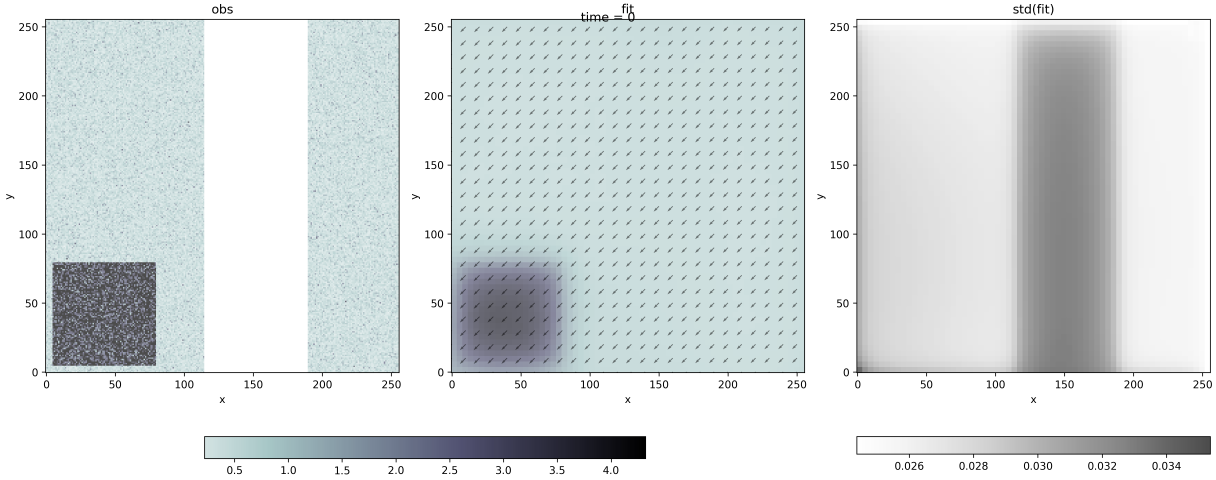
#> input picture src/fig/block_frames/nn/frame_00.png, 4864 x 1920 px (shown at 1/4 size)
$ python stitch_columns.py nn/frame_00.png nn/frame_01.png nn/frame_01.png
#> lines starting #> are read from the running program, lines starting #| are printed output that depends on the picture
import argparse
from pathlib import Path

from PIL import Image


def crop_x_range(image, left, right):
    if left < 0 or right > image.width or left >= right:
        raise ValueError(
            f"Invalid crop range [{left}, {right}] for image width {image.width}"
        )
    return image.crop((left, 0, right, image.height))


def stitch_columns(image_paths, out_path):
    if len(image_paths) != 3:
        raise ValueError("Expected exactly three stacked images")

    images = [Image.open(path).convert("RGBA") for path in image_paths]
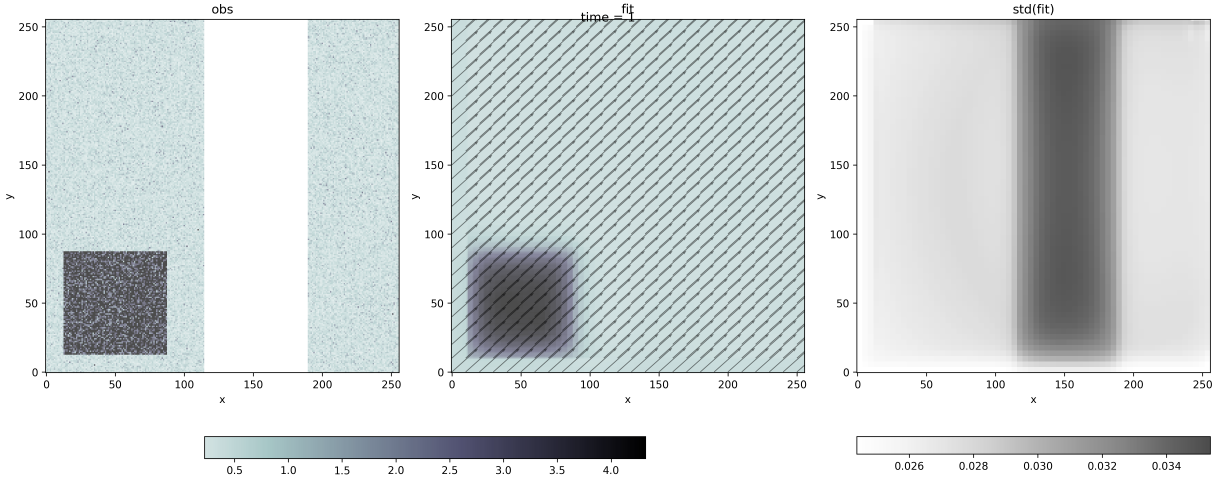
#> input picture src/fig/block_frames/nn/frame_01.png, 4864 x 1920 px (shown at 1/4 size)
#> images = 3 items
    common_height = min(image.height for image in images)
#> common_height = 1920
    if common_height <= 0:
        raise ValueError("Images must have positive height")

    trimmed = [image.crop((0, 0, image.width, common_height)) for image in images]
#> trimmed = 3 items
    panels = [
        crop_x_range(trimmed[0], 0, 3253),
        crop_x_range(trimmed[1], 1625, 3253),
        crop_x_range(trimmed[2], 1625, 3253),
    ]
#> in crop_x_range, `return image.crop((left, 0, right, image.height))`:
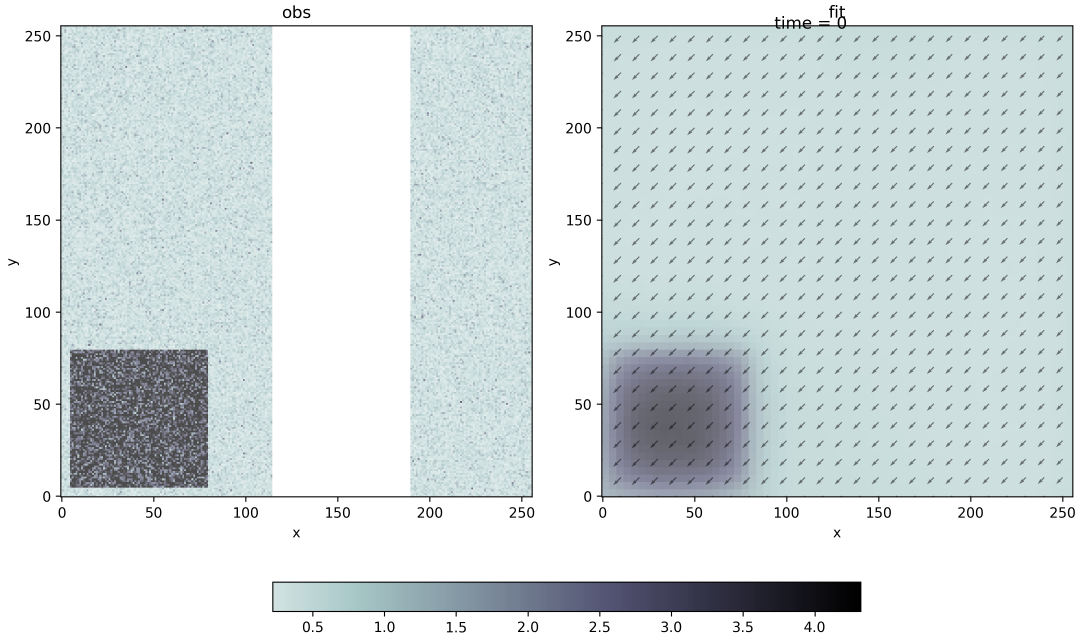
#> returned value: PIL image 3253x1920 RGBA (shown at 1/3 size); mean R, G, B, A 214.4, 223.1, 224.1, 255
#> call 2 of crop_x_range, with left = 1625, right = 3253
#> in crop_x_range (call 2), `return image.crop((left, 0, right, image.height))`:
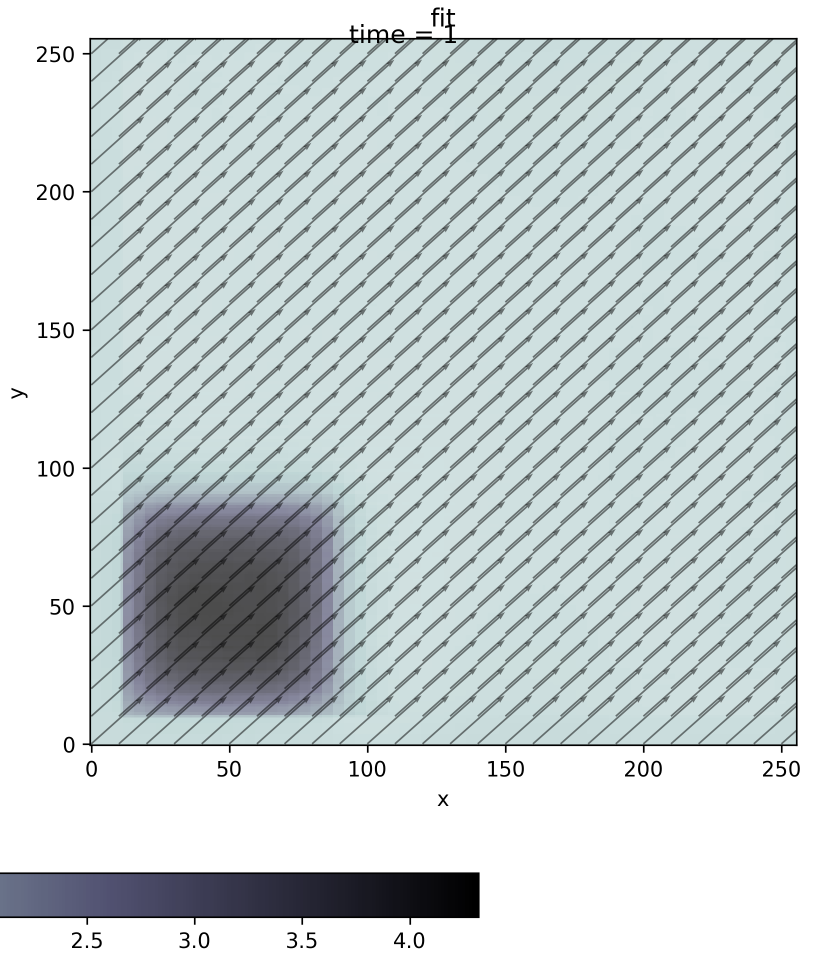
#> returned value: PIL image 1628x1920 RGBA (shown at 1/2 size); mean R, G, B, A 199, 208.3, 209.4, 255

    total_width = sum(panel.width for panel in panels)
#> total_width = 6509
    out = Image.new("RGBA", (total_width, common_height), (255, 255, 255, 255))
#> out: PIL image 6509x1920 RGBA; every value is 255

    x = 0
    for panel in panels:
        out.paste(panel, (x, 0))
        x += panel.width
#> this loop made 3 passes
#> x on passes 1 to 3: 3253, 4881, 6509
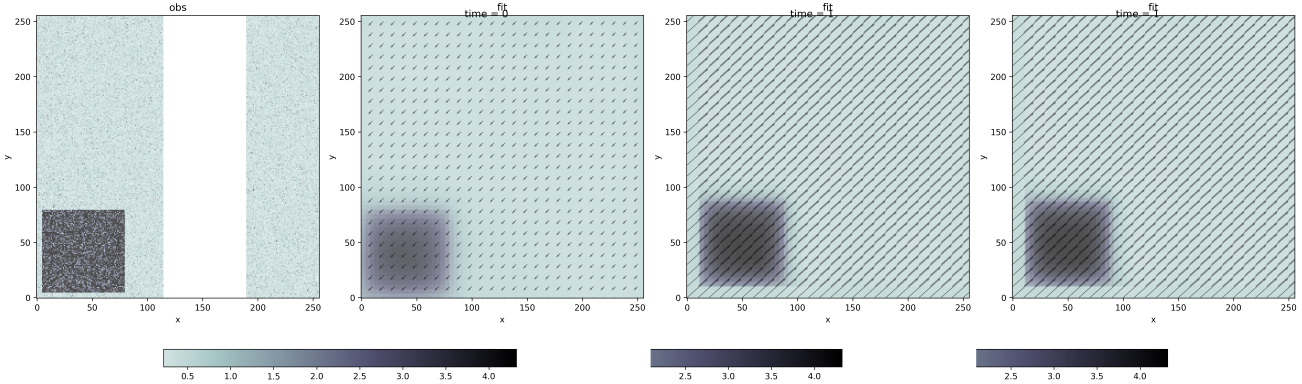
#> out: PIL image 6509x1920 RGBA (shown at 1/5 size); mean R, G, B, A 206.7, 215.7, 216.8, 255
#> after the loop, x = 6509

    out_path = Path(out_path)
    out_path.parent.mkdir(parents=True, exist_ok=True)
    out.save(out_path)
    return str(out_path)


def main():
    parser = argparse.ArgumentParser()
    parser.add_argument("first", type=Path, help="First stacked image; keep x=[0, 3253]")
    parser.add_argument(
        "second",
        type=Path,
        help="Second stacked image; keep x=[1625, 3253]",
    )
    parser.add_argument(
        "third",
        type=Path,
        help="Third stacked image; keep x=[1625, 3253]",
    )
    parser.add_argument(
        "-o",
        "--output",
        type=Path,
        default=Path("stacked_columns.png"),
        help="Output path for the stitched image",
    )
    args = parser.parse_args()

    stitch_columns([args.first, args.second, args.third], args.output)


if __name__ == "__main__":
    main()
